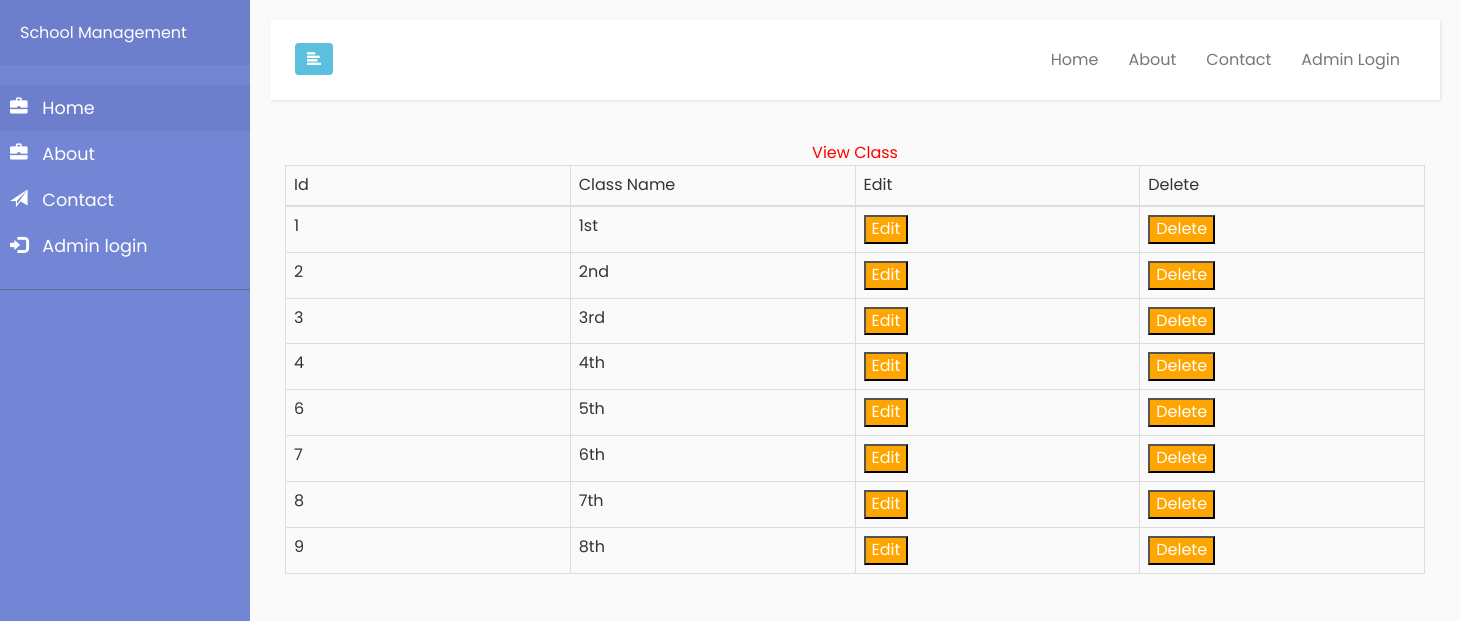
Page /view_class on the committed database.
### school/models.py (models this page shows, shortened)
class Class(models.Model):
    name = models.CharField(max_length=100,null=True,blank=True)

### school/views.py (the view)
# urls.py: path('view_class',view_class,name="view_class"),
def view_class(request):
    clas = Class.objects.all()
    d = {'clas':clas}
    return render(request,'view_class.html',d)

### school/templates/view_class.html (shortened to what this page needs)
{% extends 'index4.html' %}
{% block body %}
{% load static %}
<center><h2 style="color:red">View Class</h2></center>
 <div class="container">
<table class="table table-bordered" id="myTable" style="width:100%">
  <thead>
  <tr>
    <th>Id</th>
    <th>Class Name</th>
    <th>Edit</th>
    <th>Delete</th>
  </tr>
  </thead>
   <tbody>
    {% for i in clas %}
  <tr>
    <td>{{i.pk}}</td>
      <td>{{i.name}}</td>
    <td><a href="{% url 'change_class' i.id %}"><button class="button button1">Edit</button></a></td>
     <td> <a href="{% url 'delete_class' i.id %}"><button class="button button1">Delete</button></a></td>
  </tr>
    {% endfor %}
    </tbody>
</table>
 </div>
{% endblock %}

### school/static/style.css (style rules this page uses)
html,body,div,span,applet,object,iframe,h1,h2,h3,h4,h5,h6,p,blockquote,pre,a,abbr,acronym,address,big,cite,code,del,dfn,em,img,ins,kbd,q,s,samp,small,strike,strong,sub,sup,tt,var,b,u,i,dl,dt,dd,ol,nav ul,nav li,fieldset,form,label,legend,table,caption,tbody,tfoot,thead,tr,th,td,article,aside,canvas,details,embed,figure,figcaption,footer,header,hgroup,menu,nav,output,ruby,section,summary,time,mark,audio,video { margin:0;padding:0;border:0;font-size:100%;font:inherit;vertical-align:baseline; }
table { border-collapse:collapse;border-spacing:0; }
a { text-decoration:none; }

### school/templates/view_class.html (style rules this page uses)
th { width:17%; }
.button { background-color:orange; color:white; }

### rows in the picture
Class: pk "1", name "1st"
Class: pk "2", name "2nd"
Class: pk "3", name "3rd"
Class: pk "4", name "4th"
Class: pk "6", name "5th"
Class: pk "7", name "6th"
Class: pk "8", name "7th"
Class: pk "9", name "8th"
